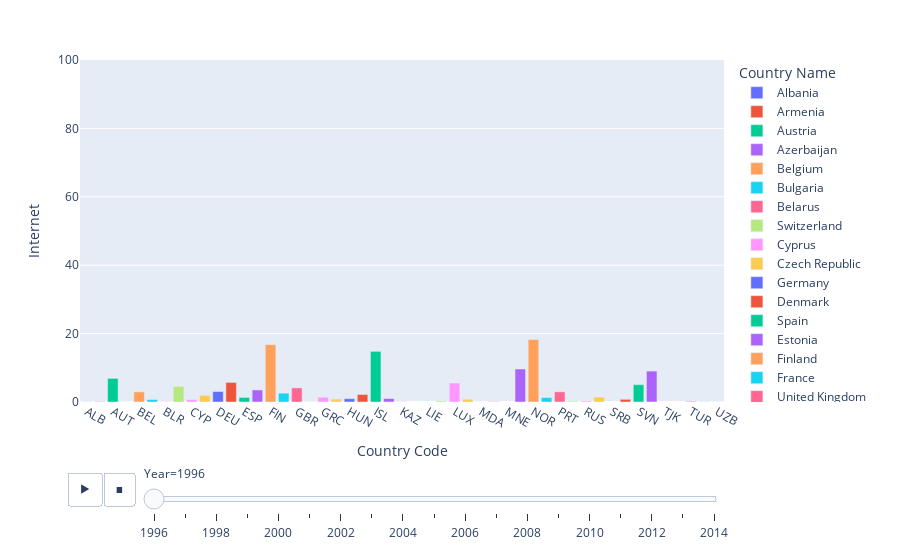

The cell this chart's notebook holds for it:
### Markdown cell above
### Internet Users Growth

### Code cell
fig = px.bar(data, x="Country Code", y="Internet", color="Country Name",
  animation_frame="Year", animation_group="Country Name", range_y=[0,100])
fig.show()

### Figure 1 — Plotly figure (JSON) as saved in the notebook; plotly's stock layout.template omitted (floating-point values rounded to 4 significant figures)
{"data": [{"alignmentgroup": "True", "hovertemplate": "Country Name=Albania<br>Year=1996<br>Country Code=%{x}<br>Internet=%{y}<extra></extra>", "ids": ["Albania"], "legendgroup": "Albania", "marker": {"color": "#636efa", "pattern": {"shape": ""}}, "name": "Albania", "offsetgroup": "Albania", "orientation": "v", "showlegend": true, "textposition": "auto", "type": "bar", "x": ["ALB"], "xaxis": "x", "y": [0.0322], "yaxis": "y"}, {"alignmentgroup": "True", "hovertemplate": "Country Name=Armenia<br>Year=1996<br>Country Code=%{x}<br>Internet=%{y}<extra></extra>", "ids": ["Armenia"], "legendgroup": "Armenia", "marker": {"color": "#EF553B", "pattern": {"shape": ""}}, "name": "Armenia", "offsetgroup": "Armenia", "orientation": "v", "showlegend": true, "textposition": "auto", "type": "bar", "x": ["ARM"], "xaxis": "x", "y": [0.09457], "yaxis": "y"}, {"alignmentgroup": "True", "hovertemplate": "Country Name=Austria<br>Year=1996<br>Country Code=%{x}<br>Internet=%{y}<extra></extra>", "ids": ["Austria"], "legendgroup": "Austria", "marker": {"color": "#00cc96", "pattern": {"shape": ""}}, "name": "Austria", "offsetgroup": "Austria", "orientation": "v", "showlegend": true, "textposition": "auto", "type": "bar", "x": ["AUT"], "xaxis": "x", "y": [6.909], "yaxis": "y"}, {"alignmentgroup": "True", "hovertemplate": "Country Name=Azerbaijan<br>Year=1996<br>Country Code=%{x}<br>Internet=%{y}<extra></extra>", "ids": ["Azerbaijan"], "legendgroup": "Azerbaijan", "marker": {"color": "#ab63fa", "pattern": {"shape": ""}}, "name": "Azerbaijan", "offsetgroup": "Azerbaijan", "orientation": "v", "showlegend": true, "textposition": "auto", "type": "bar", "x": ["AZE"], "xaxis": "x", "y": [0.006355], "yaxis": "y"}, {"alignmentgroup": "True", "hovertemplate": "Country Name=Belgium<br>Year=1996<br>Country Code=%{x}<br>Internet=%{y}<extra></extra>", "ids": ["Belgium"], "legendgroup": "Belgium", "marker": {"color": "#FFA15A", "pattern": {"shape": ""}}, "name": "Belgium", "offsetgroup": "Belgium", "orientation": "v", "showlegend": true, "textposition": "auto", "type": "bar", "x": ["BEL"], "xaxis": "x", "y": [2.968], "yaxis": "y"}, {"alignmentgroup": "True", "hovertemplate": "Country Name=Bulgaria<br>Year=1996<br>Country Code=%{x}<br>Internet=%{y}<extra></extra>", "ids": ["Bulgaria"], "legendgroup": "Bulgaria", "marker": {"color": "#19d3f3", "pattern": {"shape": ""}}, "name": "Bulgaria", "offsetgroup": "Bulgaria", "orientation": "v", "showlegend": true, "textposition": "auto", "type": "bar", "x": ["BGR"], "xaxis": "x", "y": [0.7253], "yaxis": "y"}, {"alignmentgroup": "True", "hovertemplate": "Country Name=Belarus<br>Year=1996<br>Country Code=%{x}<br>Internet=%{y}<extra></extra>", "ids": ["Belarus"], "legendgroup": "Belarus", "marker": {"color": "#FF6692", "pattern": {"shape": ""}}, "name": "Belarus", "offsetgroup": "Belarus", "orientation": "v", "showlegend": true, "textposition": "auto", "type": "bar", "x": ["BLR"], "xaxis": "x", "y": [0.0293], "yaxis": "y"}, {"alignmentgroup": "True", "hovertemplate": "Country Name=Switzerland<br>Year=1996<br>Country Code=%{x}<br>Internet=%{y}<extra></extra>", "ids": ["Switzerland"], "legendgroup": "Switzerland", "marker": {"color": "#B6E880", "pattern": {"shape": ""}}, "name": "Switzerland", "offsetgroup": "Switzerland", "orientation": "v", "showlegend": true, "textposition": "auto", "type": "bar", "x": ["CHE"], "xaxis": "x", "y": [4.55], "yaxis": "y"}, {"alignmentgroup": "True", "hovertemplate": "Country Name=Cyprus<br>Year=1996<br>Country Code=%{x}<br>Internet=%{y}<extra></extra>", "ids": ["Cyprus"], "legendgroup": "Cyprus", "marker": {"color": "#FF97FF", "pattern": {"shape": ""}}, "name": "Cyprus", "offsetgroup": "Cyprus", "orientation": "v", "showlegend": true, "textposition": "auto", "type": "bar", "x": ["CYP"], "xaxis": "x", "y": [0.6733], "yaxis": "y"}, {"alignmentgroup": "True", "hovertemplate": "Country Name=Czech Republic<br>Year=1996<br>Country Code=%{x}<br>Internet=%{y}<extra></extra>", "ids": ["Czech Republic"], "legendgroup": "Czech Republic", "marker": {"color": "#FECB52", "pattern": {"shape": ""}}, "name": "Czech Republic", "offsetgroup": "Czech Republic", "orientation": "v", "showlegend": true, "textposition": "auto", "type": "bar", "x": ["CZE"], "xaxis": "x", "y": [1.94], "yaxis": "y"}, {"alignmentgroup": "True", "hovertemplate": "Country Name=Germany<br>Year=1996<br>Country Code=%{x}<br>Internet=%{y}<extra></extra>", "ids": ["Germany"], "legendgroup": "Germany", "marker": {"color": "#636efa", "pattern": {"shape": ""}}, "name": "Germany", "offsetgroup": "Germany", "orientation": "v", "showlegend": true, "textposition": "auto", "type": "bar", "x": ["DEU"], "xaxis": "x", "y": [3.055], "yaxis": "y"}, {"alignmentgroup": "True", "hovertemplate": "Country Name=Denmark<br>Year=1996<br>Country Code=%{x}<br>Internet=%{y}<extra></extra>", "ids": ["Denmark"], "legendgroup": "Denmark", "marker": {"color": "#EF553B", "pattern": {"shape": ""}}, "name": "Denmark", "offsetgroup": "Denmark", "orientation": "v", "showlegend": true, "textposition": "auto", "type": "bar", "x": ["DNK"], "xaxis": "x", "y": [5.715], "yaxis": "y"}, {"alignmentgroup": "True", "hovertemplate": "Country Name=Spain<br>Year=1996<br>Country Code=%{x}<br>Internet=%{y}<extra></extra>", "ids": ["Spain"], "legendgroup": "Spain", "marker": {"color": "#00cc96", "pattern": {"shape": ""}}, "name": "Spain", "offsetgroup": "Spain", "orientation": "v", "showlegend": true, "textposition": "auto", "type": "bar", "x": ["ESP"], "xaxis": "x", "y": [1.332], "yaxis": "y"}, {"alignmentgroup": "True", "hovertemplate": "Country Name=Estonia<br>Year=1996<br>Country Code=%{x}<br>Internet=%{y}<extra></extra>", "ids": ["Estonia"], "legendgroup": "Estonia", "marker": {"color": "#ab63fa", "pattern": {"shape": ""}}, "name": "Estonia", "offsetgroup": "Estonia", "orientation": "v", "showlegend": true, "textposition": "auto", "type": "bar", "x": ["EST"], "xaxis": "x", "y": [3.525], "yaxis": "y"}, {"alignmentgroup": "True", "hovertemplate": "Country Name=Finland<br>Year=1996<br>Country Code=%{x}<br>Internet=%{y}<extra></extra>", "ids": ["Finland"], "legendgroup": "Finland", "marker": {"color": "#FFA15A", "pattern": {"shape": ""}}, "name": "Finland", "offsetgroup": "Finland", "orientation": "v", "showlegend": true, "textposition": "auto", "type": "bar", "x": ["FIN"], "xaxis": "x", "y": [16.78], "yaxis": "y"}, {"alignmentgroup": "True", "hovertemplate": "Country Name=France<br>Year=1996<br>Country Code=%{x}<br>Internet=%{y}<extra></extra>", "ids": ["France"], "legendgroup": "France", "marker": {"color": "#19d3f3", "pattern": {"shape": ""}}, "name": "France", "offsetgroup": "France", "orientation": "v", "showlegend": true, "textposition": "auto", "type": "bar", "x": ["FRA"], "xaxis": "x", "y": [2.584], "yaxis": "y"}, {"alignmentgroup": "True", "hovertemplate": "Country Name=United Kingdom<br>Year=1996<br>Country Code=%{x}<br>Internet=%{y}<extra></extra>", "ids": ["United Kingdom"], "legendgroup": "United Kingdom", "marker": {"color": "#FF6692", "pattern": {"shape": ""}}, "name": "United Kingdom", "offsetgroup": "United Kingdom", "orientation": "v", "showlegend": true, "textposition": "auto", "type": "bar", "x": ["GBR"], "xaxis": "x", "y": [4.124], "yaxis": "y"}, {"alignmentgroup": "True", "hovertemplate": "Country Name=Georgia<br>Year=1996<br>Country Code=%{x}<br>Internet=%{y}<extra></extra>", "ids": ["Georgia"], "legendgroup": "Georgia", "marker": {"color": "#B6E880", "pattern": {"shape": ""}}, "name": "Georgia", "offsetgroup": "Georgia", "orientation": "v", "showlegend": true, "textposition": "auto", "type": "bar", "x": ["GEO"], "xaxis": "x", "y": [0.04007], "yaxis": "y"}, {"alignmentgroup": "True", "hovertemplate": "Country Name=Greece<br>Year=1996<br>Country Code=%{x}<br>Internet=%{y}<extra></extra>", "ids": ["Greece"], "legendgroup": "Greece", "marker": {"color": "#FF97FF", "pattern": {"shape": ""}}, "name": "Greece", "offsetgroup": "Greece", "orientation": "v", "showlegend": true, "textposition": "auto", "type": "bar", "x": ["GRC"], "xaxis": "x", "y": [1.395], "yaxis": "y"}, {"alignmentgroup": "True", "hovertemplate": "Country Name=Croatia<br>Year=1996<br>Country Code=%{x}<br>Internet=%{y}<extra></extra>", "ids": ["Croatia"], "legendgroup": "Croatia", "marker": {"color": "#FECB52", "pattern": {"shape": ""}}, "name": "Croatia", "offsetgroup": "Croatia", "orientation": "v", "showlegend": true, "textposition": "auto", "type": "bar", "x": ["HRV"], "xaxis": "x", "y": [0.859], "yaxis": "y"}, {"alignmentgroup": "True", "hovertemplate": "Country Name=Hungary<br>Year=1996<br>Country Code=%{x}<br>Internet=%{y}<extra></extra>", "ids": ["Hungary"], "legendgroup": "Hungary", "marker": {"color": "#636efa", "pattern": {"shape": ""}}, "name": "Hungary", "offsetgroup": "Hungary", "orientation": "v", "showlegend": true, "textposition": "auto", "type": "bar", "x": ["HUN"], "xaxis": "x", "y": [0.9692], "yaxis": "y"}, {"alignmentgroup": "True", "hovertemplate": "Country Name=Ireland<br>Year=1996<br>Country Code=%{x}<br>Internet=%{y}<extra></extra>", "ids": ["Ireland"], "legendgroup": "Ireland", "marker": {"color": "#EF553B", "pattern": {"shape": ""}}, "name": "Ireland", "offsetgroup": "Ireland", "orientation": "v", "showlegend": true, "textposition": "auto", "type": "bar", "x": ["IRL"], "xaxis": "x", "y": [2.199], "yaxis": "y"}, {"alignmentgroup": "True", "hovertemplate": "Country Name=Iceland<br>Year=1996<br>Country Code=%{x}<br>Internet=%{y}<extra></extra>", "ids": ["Iceland"], "legendgroup": "Iceland", "marker": {"color": "#00cc96", "pattern": {"shape": ""}}, "name": "Iceland", "offsetgroup": "Iceland", "orientation": "v", "showlegend": true, "textposition": "auto", "type": "bar", "x": ["ISL"], "xaxis": "x", "y": [14.81], "yaxis": "y"}, {"alignmentgroup": "True", "hovertemplate": "Country Name=Italy<br>Year=1996<br>Country Code=%{x}<br>Internet=%{y}<extra></extra>", "ids": ["Italy"], "legendgroup": "Italy", "marker": {"color": "#ab63fa", "pattern": {"shape": ""}}, "name": "Italy", "offsetgroup": "Italy", "orientation": "v", "showlegend": true, "textposition": "auto", "type": "bar", "x": ["ITA"], "xaxis": "x", "y": [1.023], "yaxis": "y"}, {"alignmentgroup": "True", "hovertemplate": "Country Name=Kazakhstan<br>Year=1996<br>Country Code=%{x}<br>Internet=%{y}<extra></extra>", "ids": ["Kazakhstan"], "legendgroup": "Kazakhstan", "marker": {"color": "#FFA15A", "pattern": {"shape": ""}}, "name": "Kazakhstan", "offsetgroup": "Kazakhstan", "orientation": "v", "showlegend": true, "textposition": "auto", "type": "bar", "x": ["KAZ"], "xaxis": "x", "y": [0.03182], "yaxis": "y"}, {"alignmentgroup": "True", "hovertemplate": "Country Name=Kyrgyz Republic<br>Year=1996<br>Country Code=%{x}<br>Internet=%{y}<extra></extra>", "ids": ["Kyrgyz Republic"], "legendgroup": "Kyrgyz Republic", "marker": {"color": "#19d3f3", "pattern": {"shape": ""}}, "name": "Kyrgyz Republic", "offsetgroup": "Kyrgyz Republic", "orientation": "v", "showlegend": true, "textposition": "auto", "type": "bar", "x": ["KGZ"], "xaxis": "x", "y": [null], "yaxis": "y"}, {"alignmentgroup": "True", "hovertemplate": "Country Name=Liechtenstein<br>Year=1996<br>Country Code=%{x}<br>Internet=%{y}<extra></extra>", "ids": ["Liechtenstein"], "legendgroup": "Liechtenstein", "marker": {"color": "#FF6692", "pattern": {"shape": ""}}, "name": "Liechtenstein", "offsetgroup": "Liechtenstein", "orientation": "v", "showlegend": true, "textposition": "auto", "type": "bar", "x": ["LIE"], "xaxis": "x", "y": [null], "yaxis": "y"}, {"alignmentgroup": "True", "hovertemplate": "Country Name=Lithuania<br>Year=1996<br>Country Code=%{x}<br>Internet=%{y}<extra></extra>", "ids": ["Lithuania"], "legendgroup": "Lithuania", "marker": {"color": "#B6E880", "pattern": {"shape": ""}}, "name": "Lithuania", "offsetgroup": "Lithuania", "orientation": "v", "showlegend": true, "textposition": "auto", "type": "bar", "x": ["LTU"], "xaxis": "x", "y": [0.2774], "yaxis": "y"}, {"alignmentgroup": "True", "hovertemplate": "Country Name=Luxembourg<br>Year=1996<br>Country Code=%{x}<br>Internet=%{y}<extra></extra>", "ids": ["Luxembourg"], "legendgroup": "Luxembourg", "marker": {"color": "#FF97FF", "pattern": {"shape": ""}}, "name": "Luxembourg", "offsetgroup": "Luxembourg", "orientation": "v", "showlegend": true, "textposition": "auto", "type": "bar", "x": ["LUX"], "xaxis": "x", "y": [5.552], "yaxis": "y"}, {"alignmentgroup": "True", "hovertemplate": "Country Name=Latvia<br>Year=1996<br>Country Code=%{x}<br>Internet=%{y}<extra></extra>", "ids": ["Latvia"], "legendgroup": "Latvia", "marker": {"color": "#FECB52", "pattern": {"shape": ""}}, "name": "Latvia", "offsetgroup": "Latvia", "orientation": "v", "showlegend": true, "textposition": "auto", "type": "bar", "x": ["LVA"], "xaxis": "x", "y": [0.8127], "yaxis": "y"}, {"alignmentgroup": "True", "hovertemplate": "Country Name=Moldova<br>Year=1996<br>Country Code=%{x}<br>Internet=%{y}<extra></extra>", "ids": ["Moldova"], "legendgroup": "Moldova", "marker": {"color": "#636efa", "pattern": {"shape": ""}}, "name": "Moldova", "offsetgroup": "Moldova", "orientation": "v", "showlegend": true, "textposition": "auto", "type": "bar", "x": ["MDA"], "xaxis": "x", "y": [0.004644], "yaxis": "y"}, {"alignmentgroup": "True", "hovertemplate": "Country Name=Macedonia, FYR<br>Year=1996<br>Country Code=%{x}<br>Internet=%{y}<extra></extra>", "ids": ["Macedonia, FYR"], "legendgroup": "Macedonia, FYR", "marker": {"color": "#EF553B", "pattern": {"shape": ""}}, "name": "Macedonia, FYR", "offsetgroup": "Macedonia, FYR", "orientation": "v", "showlegend": true, "textposition": "auto", "type": "bar", "x": ["MKD"], "xaxis": "x", "y": [0.076], "yaxis": "y"}, {"alignmentgroup": "True", "hovertemplate": "Country Name=Montenegro<br>Year=1996<br>Country Code=%{x}<br>Internet=%{y}<extra></extra>", "ids": ["Montenegro"], "legendgroup": "Montenegro", "marker": {"color": "#00cc96", "pattern": {"shape": ""}}, "name": "Montenegro", "offsetgroup": "Montenegro", "orientation": "v", "showlegend": true, "textposition": "auto", "type": "bar", "x": ["MNE"], "xaxis": "x", "y": [null], "yaxis": "y"}, {"alignmentgroup": "True", "hovertemplate": "Country Name=Netherlands<br>Year=1996<br>Country Code=%{x}<br>Internet=%{y}<extra></extra>", "ids": ["Netherlands"], "legendgroup": "Netherlands", "marker": {"color": "#ab63fa", "pattern": {"shape": ""}}, "name": "Netherlands", "offsetgroup": "Netherlands", "orientation": "v", "showlegend": true, "textposition": "auto", "type": "bar", "x": ["NLD"], "xaxis": "x", "y": [9.649], "yaxis": "y"}, {"alignmentgroup": "True", "hovertemplate": "Country Name=Norway<br>Year=1996<br>Country Code=%{x}<br>Internet=%{y}<extra></extra>", "ids": ["Norway"], "legendgroup": "Norway", "marker": {"color": "#FFA15A", "pattern": {"shape": ""}}, "name": "Norway", "offsetgroup": "Norway", "orientation": "v", "showlegend": true, "textposition": "auto", "type": "bar", "x": ["NOR"], "xaxis": "x", "y": [18.25], "yaxis": "y"}, {"alignmentgroup": "True", "hovertemplate": "Country Name=Poland<br>Year=1996<br>Country Code=%{x}<br>Internet=%{y}<extra></extra>", "ids": ["Poland"], "legendgroup": "Poland", "marker": {"color": "#19d3f3", "pattern": {"shape": ""}}, "name": "Poland", "offsetgroup": "Poland", "orientation": "v", "showlegend": true, "textposition": "auto", "type": "bar", "x": ["POL"], "xaxis": "x", "y": [1.295], "yaxis": "y"}, {"alignmentgroup": "True", "hovertemplate": "Country Name=Portugal<br>Year=1996<br>Country Code=%{x}<br>Internet=%{y}<extra></extra>", "ids": ["Portugal"], "legendgroup": "Portugal", "marker": {"color": "#FF6692", "pattern": {"shape": ""}}, "name": "Portugal", "offsetgroup": "Portugal", "orientation": "v", "showlegend": true, "textposition": "auto", "type": "bar", "x": ["PRT"], "xaxis": "x", "y": [2.981], "yaxis": "y"}, {"alignmentgroup": "True", "hovertemplate": "Country Name=Romania<br>Year=1996<br>Country Code=%{x}<br>Internet=%{y}<extra></extra>", "ids": ["Romania"], "legendgroup": "Romania", "marker": {"color": "#B6E880", "pattern": {"shape": ""}}, "name": "Romania", "offsetgroup": "Romania", "orientation": "v", "showlegend": true, "textposition": "auto", "type": "bar", "x": ["ROU"], "xaxis": "x", "y": [0.2216], "yaxis": "y"}, {"alignmentgroup": "True", "hovertemplate": "Country Name=Russian Federation<br>Year=1996<br>Country Code=%{x}<br>Internet=%{y}<extra></extra>", "ids": ["Russian Federation"], "legendgroup": "Russian Federation", "marker": {"color": "#FF97FF", "pattern": {"shape": ""}}, "name": "Russian Federation", "offsetgroup": "Russian Federation", "orientation": "v", "showlegend": true, "textposition": "auto", "type": "bar", "x": ["RUS"], "xaxis": "x", "y": [0.2698], "yaxis": "y"}, {"alignmentgroup": "True", "hovertemplate": "Country Name=San Marino<br>Year=1996<br>Country Code=%{x}<br>Internet=%{y}<extra></extra>", "ids": ["San Marino"], "legendgroup": "San Marino", "marker": {"color": "#FECB52", "pattern": {"shape": ""}}, "name": "San Marino", "offsetgroup": "San Marino", "orientation": "v", "showlegend": true, "textposition": "auto", "type": "bar", "x": ["SMR"], "xaxis": "x", "y": [1.428], "yaxis": "y"}, {"alignmentgroup": "True", "hovertemplate": "Country Name=Serbia<br>Year=1996<br>Country Code=%{x}<br>Internet=%{y}<extra></extra>", "ids": ["Serbia"], "legendgroup": "Serbia", "marker": {"color": "#636efa", "pattern": {"shape": ""}}, "name": "Serbia", "offsetgroup": "Serbia", "orientation": "v", "showlegend": true, "textposition": "auto", "type": "bar", "x": ["SRB"], "xaxis": "x", "y": [null], "yaxis": "y"}, {"alignmentgroup": "True", "hovertemplate": "Country Name=Slovak Republic<br>Year=1996<br>Country Code=%{x}<br>Internet=%{y}<extra></extra>", "ids": ["Slovak Republic"], "legendgroup": "Slovak Republic", "marker": {"color": "#EF553B", "pattern": {"shape": ""}}, "name": "Slovak Republic", "offsetgroup": "Slovak Republic", "orientation": "v", "showlegend": true, "textposition": "auto", "type": "bar", "x": ["SVK"], "xaxis": "x", "y": [0.7833], "yaxis": "y"}, {"alignmentgroup": "True", "hovertemplate": "Country Name=Slovenia<br>Year=1996<br>Country Code=%{x}<br>Internet=%{y}<extra></extra>", "ids": ["Slovenia"], "legendgroup": "Slovenia", "marker": {"color": "#00cc96", "pattern": {"shape": ""}}, "name": "Slovenia", "offsetgroup": "Slovenia", "orientation": "v", "showlegend": true, "textposition": "auto", "type": "bar", "x": ["SVN"], "xaxis": "x", "y": [5.072], "yaxis": "y"}, {"alignmentgroup": "True", "hovertemplate": "Country Name=Sweden<br>Year=1996<br>Country Code=%{x}<br>Internet=%{y}<extra></extra>", "ids": ["Sweden"], "legendgroup": "Sweden", "marker": {"color": "#ab63fa", "pattern": {"shape": ""}}, "name": "Sweden", "offsetgroup": "Sweden", "orientation": "v", "showlegend": true, "textposition": "auto", "type": "bar", "x": ["SWE"], "xaxis": "x", "y": [9.044], "yaxis": "y"}, {"alignmentgroup": "True", "hovertemplate": "Country Name=Tajikistan<br>Year=1996<br>Country Code=%{x}<br>Internet=%{y}<extra></extra>", "ids": ["Tajikistan"], "legendgroup": "Tajikistan", "marker": {"color": "#FFA15A", "pattern": {"shape": ""}}, "name": "Tajikistan", "offsetgroup": "Tajikistan", "orientation": "v", "showlegend": true, "textposition": "auto", "type": "bar", "x": ["TJK"], "xaxis": "x", "y": [null], "yaxis": "y"}, {"alignmentgroup": "True", "hovertemplate": "Country Name=Turkmenistan<br>Year=1996<br>Country Code=%{x}<br>Internet=%{y}<extra></extra>", "ids": ["Turkmenistan"], "legendgroup": "Turkmenistan", "marker": {"color": "#19d3f3", "pattern": {"shape": ""}}, "name": "Turkmenistan", "offsetgroup": "Turkmenistan", "orientation": "v", "showlegend": true, "textposition": "auto", "type": "bar", "x": ["TKM"], "xaxis": "x", "y": [null], "yaxis": "y"}, {"alignmentgroup": "True", "hovertemplate": "Country Name=Turkey<br>Year=1996<br>Country Code=%{x}<br>Internet=%{y}<extra></extra>", "ids": ["Turkey"], "legendgroup": "Turkey", "marker": {"color": "#FF6692", "pattern": {"shape": ""}}, "name": "Turkey", "offsetgroup": "Turkey", "orientation": "v", "showlegend": true, "textposition": "auto", "type": "bar", "x": ["TUR"], "xaxis": "x", "y": [0.1927], "yaxis": "y"}, {"alignmentgroup": "True", "hovertemplate": "Country Name=Ukraine<br>Year=1996<br>Country Code=%{x}<br>Internet=%{y}<extra></extra>", "ids": ["Ukraine"], "legendgroup": "Ukraine", "marker": {"color": "#B6E880", "pattern": {"shape": ""}}, "name": "Ukraine", "offsetgroup": "Ukraine", "orientation": "v", "showlegend": true, "textposition": "auto", "type": "bar", "x": ["UKR"], "xaxis": "x", "y": [0.09858], "yaxis": "y"}, {"alignmentgroup": "True", "hovertemplate": "Country Name=Uzbekistan<br>Year=1996<br>Country Code=%{x}<br>Internet=%{y}<extra></extra>", "ids": ["Uzbekistan"], "legendgroup": "Uzbekistan", "marker": {"color": "#FF97FF", "pattern": {"shape": ""}}, "name": "Uzbekistan", "offsetgroup": "Uzbekistan", "orientation": "v", "showlegend": true, "textposition": "auto", "type": "bar", "x": ["UZB"], "xaxis": "x", "y": [0.004285], "yaxis": "y"}], "layout": {"barmode": "relative", "legend": {"title": {"text": "Country Name"}, "tracegroupgap": 0}, "margin": {"t": 60}, "sliders": [{"active": 0, "currentvalue": {"prefix": "Year="}, "len": 0.9, "pad": {"b": 10, "t": 60}, "steps": [{"args": [["1996"], {"frame": {"duration": 0, "redraw": true}, "fromcurrent": true, "mode": "immediate", "transition": {"duration": 0, "easing": "linear"}}], "label": "1996", "method": "animate"}, {"args": [["1997"], {"frame": {"duration": 0, "redraw": true}, "fromcurrent": true, "mode": "immediate", "transition": {"duration": 0, "easing": "linear"}}], "label": "1997", "method": "animate"}, {"args": [["1998"], {"frame": {"duration": 0, "redraw": true}, "fromcurrent": true, "mode": "immediate", "transition": {"duration": 0, "easing": "linear"}}], "label": "1998", "method": "animate"}, {"args": [["1999"], {"frame": {"duration": 0, "redraw": true}, "fromcurrent": true, "mode": "immediate", "transition": {"duration": 0, "easing": "linear"}}], "label": "1999", "method": "animate"}, {"args": [["2000"], {"frame": {"duration": 0, "redraw": true}, "fromcurrent": true, "mode": "immediate", "transition": {"duration": 0, "easing": "linear"}}], "label": "2000", "method": "animate"}, {"args": [["2001"], {"frame": {"duration": 0, "redraw": true}, "fromcurrent": true, "mode": "immediate", "transition": {"duration": 0, "easing": "linear"}}], "label": "2001", "method": "animate"}, {"args": [["2002"], {"frame": {"duration": 0, "redraw": true}, "fromcurrent": true, "mode": "immediate", "transition": {"duration": 0, "easing": "linear"}}], "label": "2002", "method": "animate"}, {"args": [["2003"], {"frame": {"duration": 0, "redraw": true}, "fromcurrent": true, "mode": "immediate", "transition": {"duration": 0, "easing": "linear"}}], "label": "2003", "method": "animate"}, {"args": [["2004"], {"frame": {"duration": 0, "redraw": true}, "fromcurrent": true, "mode": "immediate", "transition": {"duration": 0, "easing": "linear"}}], "label": "2004", "method": "animate"}, {"args": [["2005"], {"frame": {"duration": 0, "redraw": true}, "fromcurrent": true, "mode": "immediate", "transition": {"duration": 0, "easing": "linear"}}], "label": "2005", "method": "animate"}, {"args": [["2006"], {"frame": {"duration": 0, "redraw": true}, "fromcurrent": true, "mode": "immediate", "transition": {"duration": 0, "easing": "linear"}}], "label": "2006", "method": "animate"}, {"args": [["2007"], {"frame": {"duration": 0, "redraw": true}, "fromcurrent": true, "mode": "immediate", "transition": {"duration": 0, "easing": "linear"}}], "label": "2007", "method": "animate"}, {"args": [["2008"], {"frame": {"duration": 0, "redraw": true}, "fromcurrent": true, "mode": "immediate", "transition": {"duration": 0, "easing": "linear"}}], "label": "2008", "method": "animate"}, {"args": [["2009"], {"frame": {"duration": 0, "redraw": true}, "fromcurrent": true, "mode": "immediate", "transition": {"duration": 0, "easing": "linear"}}], "label": "2009", "method": "animate"}, {"args": [["2010"], {"frame": {"duration": 0, "redraw": true}, "fromcurrent": true, "mode": "immediate", "transition": {"duration": 0, "easing": "linear"}}], "label": "2010", "method": "animate"}, {"args": [["2011"], {"frame": {"duration": 0, "redraw": true}, "fromcurrent": true, "mode": "immediate", "transition": {"duration": 0, "easing": "linear"}}], "label": "2011", "method": "animate"}, {"args": [["2012"], {"frame": {"duration": 0, "redraw": true}, "fromcurrent": true, "mode": "immediate", "transition": {"duration": 0, "easing": "linear"}}], "label": "2012", "method": "animate"}, {"args": [["2013"], {"frame": {"duration": 0, "redraw": true}, "fromcurrent": true, "mode": "immediate", "transition": {"duration": 0, "easing": "linear"}}], "label": "2013", "method": "animate"}, {"args": [["2014"], {"frame": {"duration": 0, "redraw": true}, "fromcurrent": true, "mode": "immediate", "transition": {"duration": 0, "easing": "linear"}}], "label": "2014", "method": "animate"}], "x": 0.1, "xanchor": "left", "y": 0, "yanchor": "top"}], "updatemenus": [{"buttons": [{"args": [null, {"frame": {"duration": 500, "redraw": true}, "fromcurrent": true, "mode": "immediate", "transition": {"duration": 500, "easing": "linear"}}], "label": "&#9654;", "method": "animate"}, {"args": [[null], {"frame": {"duration": 0, "redraw": true}, "fromcurrent": true, "mode": "immediate", "transition": {"duration": 0, "easing": "linear"}}], "label": "&#9724;", "method": "animate"}], "direction": "left", "pad": {"r": 10, "t": 70}, "showactive": false, "type": "buttons", "x": 0.1, "xanchor": "right", "y": 0, "yanchor": "top"}], "xaxis": {"anchor": "y", "domain": [0, 1], "title": {"text": "Country Code"}}, "yaxis": {"anchor": "x", "domain": [0, 1], "range": [0, 100], "title": {"text": "Internet"}}}}
